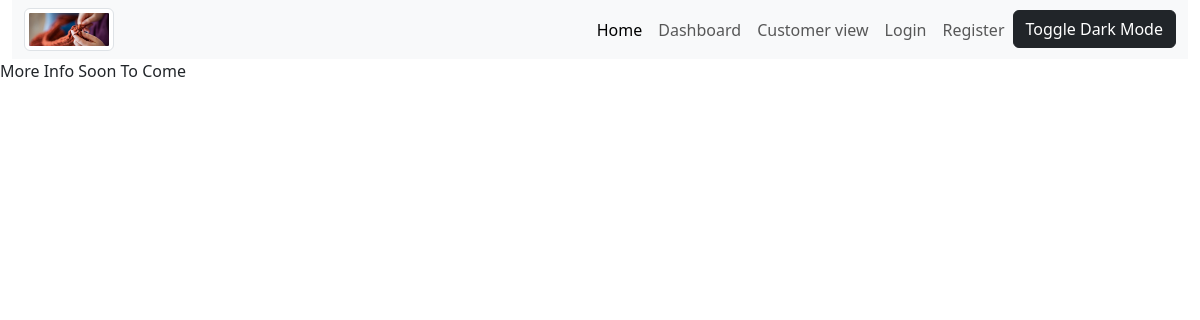
The app's page /, older data.
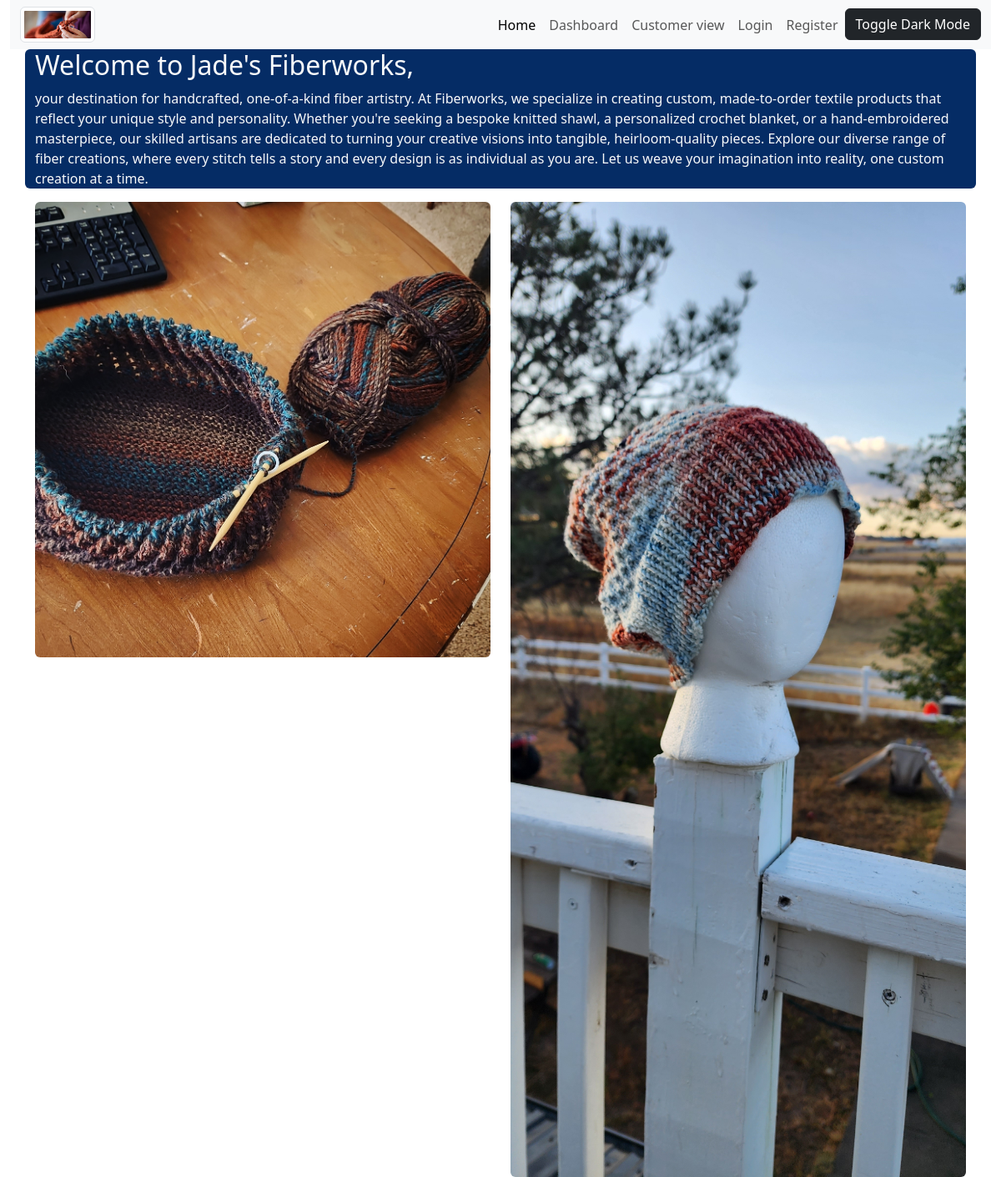
The same page, newer data.
### fiberworks_app/models.py (models this page shows, shortened)
class Homescreen(models.Model):
    title = models.CharField(max_length=100, blank=True, null=True)
    paragraph = models.TextField(max_length=1000, blank=True, null=True)

class Product(models.Model):
    CATEGORY = (
        ('hats', 'hats'),
        ('shawls', 'shawls'),
        ('blankets', 'blankets'),
        ('scarves', 'scarves'),
        ('other', 'other'),
    )
    name = models.CharField(max_length=100)
    price = models.DecimalField(max_digits=5, decimal_places=2)
    description = models.CharField(max_length=250, blank=True, null=True)
    category = models.CharField(max_length=20, default='hats', choices=CATEGORY)
    tags = models.ManyToManyField(Tag, blank=True)
    image = models.ImageField(blank=True, null=True)
    in_stock = models.BooleanField(default=False)
    on_homepage = models.BooleanField(default=False)

### fiberworks_app/views.py (the view)
# urls.py: path('', views.index, name='index'),
def index(request):
    products_in_stock = Product.objects.filter(in_stock=True)
    homescreen = Homescreen.objects.all()
    home_page_products = Product.objects.filter(on_homepage=True)
    return render(request, 'fiberworks_app/index.html', {'home_page_products': home_page_products, 'homescreen': homescreen })

### fiberworks_app/templates/fiberworks_app/index.html
{% extends 'fiberworks_app/base_template.html' %}
{% block content %}
  {% for info in homescreen %}
    <div class="container rounded text-light" style="background-color: #052c65;">
      <h2>{{ info.title }}</h2>
      <p>{{ info.paragraph }}</p>
    </div>
    {% empty %}
    <p>More Info Soon To Come</p>
  {% endfor %}
  <div class="container">
    <div class="row">
      {% for product in home_page_products %}
        <div class="col">
          <img class="rounded w-70 my-auto"
            src="{% if product.image %}
              {{ product.image.url }}
            {% endif %}"
            alt="Card image"
            style="max-width: 100%;" />
        </div>
        {% empty %}
        <p></p>
      {% endfor %}
    </div>
  </div>
{% endblock %}

### fiberworks_app/templates/fiberworks_app/base_template.html (shortened to what this page needs)
{% load static %}
<!DOCTYPE html>
<html lang="en">
  <head>
    {% load bootstrap5 %}
    {% bootstrap_css %}
    <link rel="stylesheet" type="text/css" href="{% static 'css/bootstrap.css' %}">
  </head>
  <body>
    <div class="container-fluid">
      <nav class="navbar navbar-expand-sm bg-body-tertiary">
        <div class="container-fluid">
          <img class="img-thumbnail" width="90" height="74" src="{% static 'images/knit.jpg' %}" />
          <div class="collapse navbar-collapse " id="navbarNav">
            <ul class="navbar-nav nav justify-content-end ms-auto">
              <li class="nav-item">
                <a class="nav-link active" aria-current="page" href="{% url 'index' %}">Home</a>
              </li>
              <li class="nav-item">
                <a class="nav-link" href="{% url 'dashboard' %}">Dashboard</a>
              </li>
              <li class="nav-item">
                <a class="nav-link" href="{% url 'products' %}">Customer view</a>
              </li>
              {% if request.user.is_authenticated %}
              <li class="nav-item">
                <a class="nav-link" href="{% url 'logout' %}">Log out</a>
              </li>
              {% else %}
              <li class="nav-item">
                <a class="nav-link" href="{% url 'login' %}">Login</a>
              </li>
              <li class="nav-item">
                <a class="nav-link" href="{% url 'register' %}">Register</a>
              </li>
              {% endif %}
              <li>
                  <button class="btn btn-dark" id="darkModeToggle" onclick="toggleDarkMode()">Toggle Dark Mode</button>
              </li>
            </ul>
          </div>
        </div>
      </nav>
    </div>
    {% block content %}
    {% endblock %}
  </body>
</html>

Row changes from the older to the newer data that the page shows:
added Homescreen: title "Welcome to Jade's Fiberworks,", paragraph "your destination for handcrafted, one-of-a-kind fiber artistry. At Fiberworks, we specialize in creating custom, made-to-order textile products that reflect your unique style and personality. Whether you're seeking a bespoke knitted shawl, a personalized crochet blanket, or a hand-embroidered masterpiece, our skilled artisans are dedicated to turning your creative visions into tangible, heirloom-quality pieces. Explore our diverse range of fiber creations, where every stitch tells a story and every design is as individual as you are. Let us weave your imagination into reality, one custom creation at a time."
added Product: image (picture)
added Product: image (picture)
Text that changed along with them:
text no longer shown: "More Info Soon To Come"
